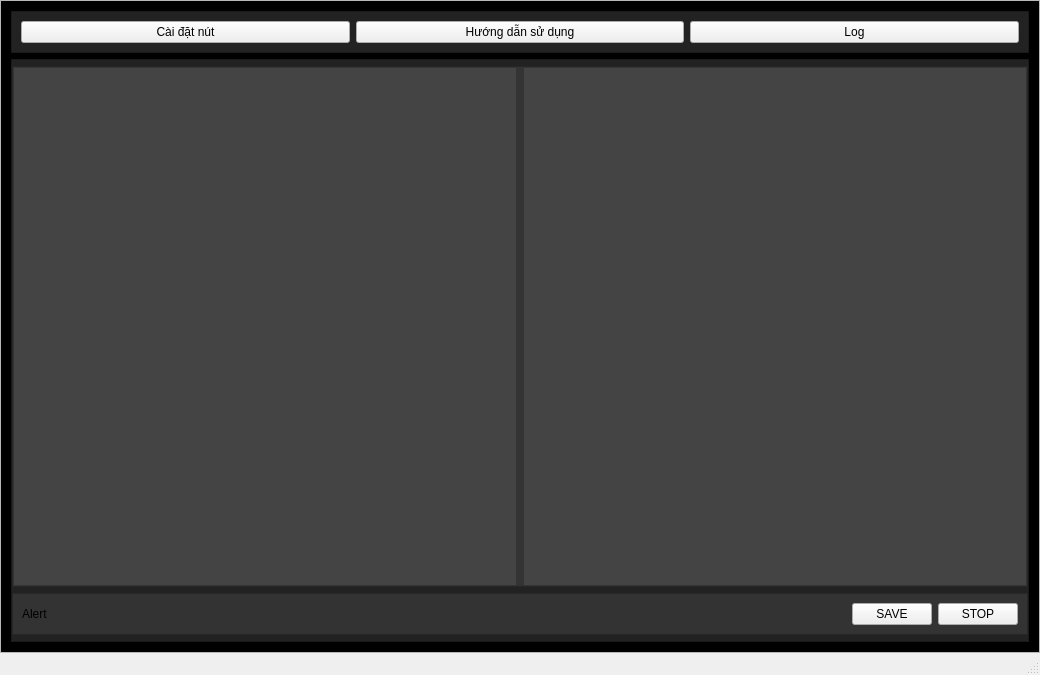
<?xml version="1.0" encoding="UTF-8"?>
<ui version="4.0">
 <class>MainWindow</class>
 <widget class="QMainWindow" name="MainWindow">
  <property name="geometry">
   <rect>
    <x>0</x>
    <y>0</y>
    <width>1040</width>
    <height>675</height>
   </rect>
  </property>
  <property name="windowTitle">
   <string>MainWindow</string>
  </property>
  <widget class="QWidget" name="centralwidget">
   <layout class="QVBoxLayout" name="verticalLayout_2">
    <property name="spacing">
     <number>6</number>
    </property>
    <property name="leftMargin">
     <number>0</number>
    </property>
    <property name="topMargin">
     <number>0</number>
    </property>
    <property name="rightMargin">
     <number>0</number>
    </property>
    <property name="bottomMargin">
     <number>0</number>
    </property>
    <item>
     <widget class="QFrame" name="stylesheet">
      <property name="styleSheet">
       <string notr="true">#bg_app {
    background-color: #000;
}
/*//////////MENU ĐỂ ĐỔI CÁC CHỨC NĂNG/////////////// */
#frm_top_menu {
    background-color: #222;
    min-height : 40px;
    max-height : 40px;
}
/*//////////MÀN HÌNH XỬ LÝ CÁC CHỨC NĂNG/////////////// */
#frm_control_button {
    background-color: #222;
}
#frm_control_display {
    background-color: #333;
}
#frm_display_image {
    background-color: #444;
}
#frm_display_config {
    background-color: #444;
}
/*//////////Alert and connect/////////////// */
#frm_control_state_connect {
    background-color: #333;
    min-height : 40px;
    max-height : 40px;
}
</string>
      </property>
      <property name="frameShape">
       <enum>QFrame::StyledPanel</enum>
      </property>
      <property name="frameShadow">
       <enum>QFrame::Raised</enum>
      </property>
      <layout class="QVBoxLayout" name="verticalLayout">
       <property name="leftMargin">
        <number>0</number>
       </property>
       <property name="topMargin">
        <number>0</number>
       </property>
       <property name="rightMargin">
        <number>0</number>
       </property>
       <property name="bottomMargin">
        <number>0</number>
       </property>
       <item>
        <widget class="QFrame" name="bg_app">
         <property name="frameShape">
          <enum>QFrame::StyledPanel</enum>
         </property>
         <property name="frameShadow">
          <enum>QFrame::Raised</enum>
         </property>
         <layout class="QVBoxLayout" name="verticalLayout_3">
          <item>
           <widget class="QFrame" name="frm_top_menu">
            <property name="frameShape">
             <enum>QFrame::StyledPanel</enum>
            </property>
            <property name="frameShadow">
             <enum>QFrame::Raised</enum>
            </property>
            <layout class="QHBoxLayout" name="horizontalLayout">
             <item>
              <widget class="QPushButton" name="pushButton">
               <property name="text">
                <string>Cài đặt nút</string>
               </property>
              </widget>
             </item>
             <item>
              <widget class="QPushButton" name="pushButton_2">
               <property name="text">
                <string>Hướng dẫn sử dụng</string>
               </property>
              </widget>
             </item>
             <item>
              <widget class="QPushButton" name="pushButton_3">
               <property name="text">
                <string>Log</string>
               </property>
              </widget>
             </item>
            </layout>
           </widget>
          </item>
          <item>
           <widget class="QFrame" name="frm_control_button">
            <property name="frameShape">
             <enum>QFrame::StyledPanel</enum>
            </property>
            <property name="frameShadow">
             <enum>QFrame::Raised</enum>
            </property>
            <layout class="QVBoxLayout" name="verticalLayout_4">
             <property name="leftMargin">
              <number>0</number>
             </property>
             <property name="topMargin">
              <number>6</number>
             </property>
             <property name="rightMargin">
              <number>0</number>
             </property>
             <property name="bottomMargin">
              <number>6</number>
             </property>
             <item>
              <widget class="QFrame" name="frm_control_display">
               <property name="frameShape">
                <enum>QFrame::StyledPanel</enum>
               </property>
               <property name="frameShadow">
                <enum>QFrame::Raised</enum>
               </property>
               <layout class="QHBoxLayout" name="horizontalLayout_3">
                <property name="leftMargin">
                 <number>0</number>
                </property>
                <property name="topMargin">
                 <number>0</number>
                </property>
                <property name="rightMargin">
                 <number>0</number>
                </property>
                <property name="bottomMargin">
                 <number>0</number>
                </property>
                <item>
                 <widget class="QFrame" name="frm_display_image">
                  <property name="autoFillBackground">
                   <bool>false</bool>
                  </property>
                  <property name="styleSheet">
                   <string notr="true"/>
                  </property>
                  <property name="frameShape">
                   <enum>QFrame::StyledPanel</enum>
                  </property>
                  <property name="frameShadow">
                   <enum>QFrame::Raised</enum>
                  </property>
                  <widget class="QLabel" name="label">
                   <property name="geometry">
                    <rect>
                     <x>70</x>
                     <y>20</y>
                     <width>341</width>
                     <height>281</height>
                    </rect>
                   </property>
                   <property name="text">
                    <string/>
                   </property>
                   <property name="pixmap">
                    <pixmap resource="taycam.qrc">:/button/button.drawio.svg</pixmap>
                   </property>
                   <property name="scaledContents">
                    <bool>true</bool>
                   </property>
                  </widget>
                 </widget>
                </item>
                <item>
                 <widget class="QFrame" name="frm_display_config">
                  <property name="frameShape">
                   <enum>QFrame::StyledPanel</enum>
                  </property>
                  <property name="frameShadow">
                   <enum>QFrame::Raised</enum>
                  </property>
                 </widget>
                </item>
               </layout>
              </widget>
             </item>
             <item>
              <widget class="QFrame" name="frm_control_state_connect">
               <property name="frameShape">
                <enum>QFrame::StyledPanel</enum>
               </property>
               <property name="frameShadow">
                <enum>QFrame::Raised</enum>
               </property>
               <layout class="QHBoxLayout" name="horizontalLayout_2">
                <item>
                 <widget class="QLabel" name="lbl_alert_state">
                  <property name="text">
                   <string>Alert</string>
                  </property>
                 </widget>
                </item>
                <item>
                 <spacer name="horizontalSpacer">
                  <property name="orientation">
                   <enum>Qt::Horizontal</enum>
                  </property>
                  <property name="sizeHint" stdset="0">
                   <size>
                    <width>40</width>
                    <height>20</height>
                   </size>
                  </property>
                 </spacer>
                </item>
                <item>
                 <widget class="QPushButton" name="btn_save_program">
                  <property name="text">
                   <string>SAVE</string>
                  </property>
                 </widget>
                </item>
                <item>
                 <widget class="QPushButton" name="btn_stop_change">
                  <property name="text">
                   <string>STOP</string>
                  </property>
                 </widget>
                </item>
               </layout>
              </widget>
             </item>
            </layout>
           </widget>
          </item>
         </layout>
        </widget>
       </item>
      </layout>
     </widget>
    </item>
   </layout>
  </widget>
  <widget class="QMenuBar" name="menubar">
   <property name="geometry">
    <rect>
     <x>0</x>
     <y>0</y>
     <width>1040</width>
     <height>21</height>
    </rect>
   </property>
  </widget>
  <widget class="QStatusBar" name="statusbar"/>
 </widget>
 <resources>
  <include location="taycam.qrc"/>
 </resources>
 <connections/>
</ui>
